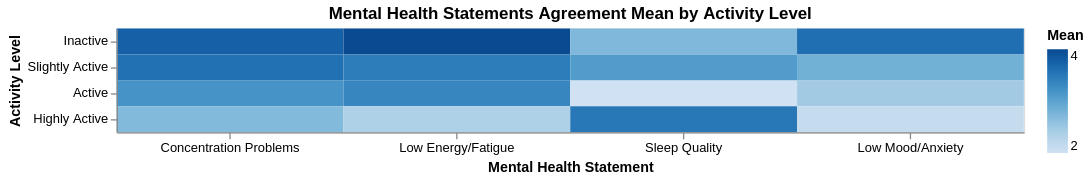

Notebook cell for this chart:
### Code cell
mh_map = {
    "difficulty_concentrating": "Concentration Problems",
    "always_tired": "Low Energy/Fatigue",
    "good_sleep_quality": "Sleep Quality",
    "often_down": "Low Mood/Anxiety",
}
df_mh_heatmap = df.rename(columns=mh_map)

parsed_mental_health_columns = [mh_map[col] for col in mental_health_columns]

df_mh_mean = df_mh_heatmap.groupby("activity_level")[parsed_mental_health_columns].mean().reset_index()

# Transformar em formato longo
df_mh_long = df_mh_mean.melt(id_vars="activity_level", var_name="variavel", value_name="media")

heatmap = alt.Chart(df_mh_long).mark_rect().encode(
    x=alt.X('variavel:N', title='Mental Health Statement', axis=alt.Axis(labelAngle=0), sort=columns_likert),
    y=alt.Y('activity_level:N', title='Activity Level', sort=levels_order),
    color=alt.Color('media:Q', scale=alt.Scale(scheme='blues'), legend=alt.Legend(title='Mean')),
    tooltip=['activity_level:N', 'variavel:N', 'media:Q']
).properties(
    title='Mental Health Statements Agreement Mean by Activity Level',
    width=700
)

heatmap

### Figure 1 — Vega-Lite specification as saved in the notebook (floating-point values rounded to 4 significant figures)
{"config": {"view": {"continuousWidth": 300, "continuousHeight": 300}}, "data": {"name": "data-63b35da2930d0069d08f2c33ef96775f"}, "mark": {"type": "rect"}, "encoding": {"color": {"field": "media", "legend": {"title": "Mean"}, "scale": {"scheme": "blues"}, "type": "quantitative"}, "tooltip": [{"field": "activity_level", "type": "nominal"}, {"field": "variavel", "type": "nominal"}, {"field": "media", "type": "quantitative"}], "x": {"axis": {"labelAngle": 0}, "field": "variavel", "sort": ["difficulty_concentrating", "always_tired", "good_sleep_quality", "often_down", "lack_of_time", "study_fatigue", "financial_cost", "physical_for_mental_health", "physical_for_physical_health", "physical_for_appearance", "physical_for_leisure"], "title": "Mental Health Statement", "type": "nominal"}, "y": {"field": "activity_level", "sort": ["Inactive", "Slightly Active", "Active", "Highly Active"], "title": "Activity Level", "type": "nominal"}}, "title": "Mental Health Statements Agreement Mean by Activity Level", "width": 700, "$schema": "https://vega.github.io/schema/vega-lite/v5.20.1.json", "datasets": {"data-63b35da2930d0069d08f2c33ef96775f": [{"activity_level": "Active", "variavel": "Concentration Problems", "media": 3.143}, {"activity_level": "Highly Active", "variavel": "Concentration Problems", "media": 2.667}, {"activity_level": "Inactive", "variavel": "Concentration Problems", "media": 3.692}, {"activity_level": "Slightly Active", "variavel": "Concentration Problems", "media": 3.522}, {"activity_level": "Active", "variavel": "Low Energy/Fatigue", "media": 3.286}, {"activity_level": "Highly Active", "variavel": "Low Energy/Fatigue", "media": 2.333}, {"activity_level": "Inactive", "variavel": "Low Energy/Fatigue", "media": 3.923}, {"activity_level": "Slightly Active", "variavel": "Low Energy/Fatigue", "media": 3.391}, {"activity_level": "Active", "variavel": "Sleep Quality", "media": 2.0}, {"activity_level": "Highly Active", "variavel": "Sleep Quality", "media": 3.444}, {"activity_level": "Inactive", "variavel": "Sleep Quality", "media": 2.692}, {"activity_level": "Slightly Active", "variavel": "Sleep Quality", "media": 3.043}, {"activity_level": "Active", "variavel": "Low Mood/Anxiety", "media": 2.429}, {"activity_level": "Highly Active", "variavel": "Low Mood/Anxiety", "media": 2.111}, {"activity_level": "Inactive", "variavel": "Low Mood/Anxiety", "media": 3.538}, {"activity_level": "Slightly Active", "variavel": "Low Mood/Anxiety", "media": 2.783}]}}
